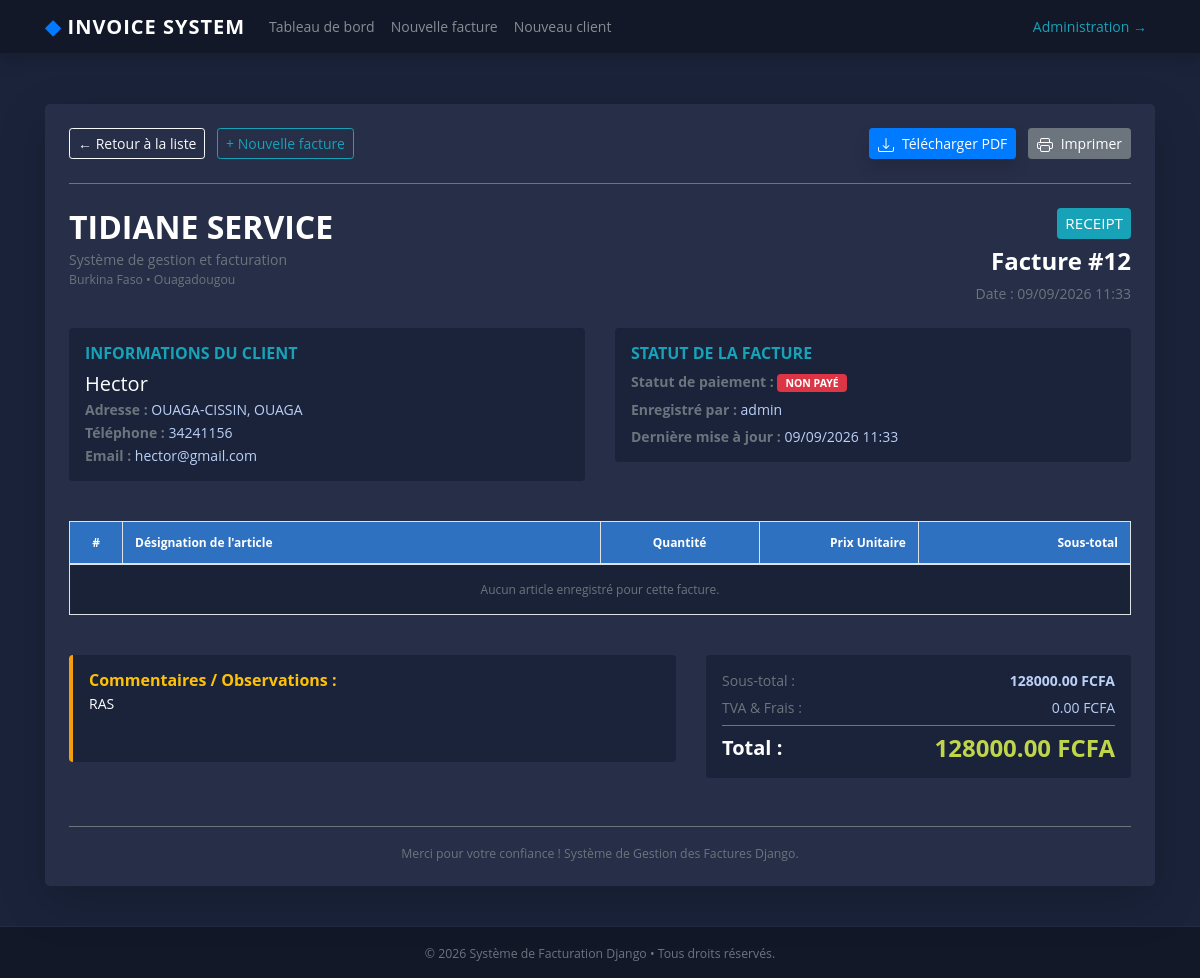
/view-invoice/12, run on the app's committed database.
### fact_app/models.py (models this page shows, shortened)
class Invoice(models.Model):
    INVOICE_TYPE_CHOICES = (
        ('R', 'RECEIPT'),
        ('P', 'PROFORMA INVOICE'),
        ('I', 'INVOICE'),
    )
    customer = models.ForeignKey(
        Customer,
        on_delete=models.PROTECT
    )
    save_by = models.ForeignKey(
        User,
        on_delete=models.PROTECT
    )
    invoice_date_time = models.DateTimeField(
        auto_now_add=True
    )
    total = models.DecimalField(
        max_digits=12,
        decimal_places=2
    )
    last_update_date = models.DateTimeField(
        null=True,
        blank=True
    )
    paid = models.BooleanField(default=False)
    invoice_type = models.CharField(
        max_length=1,
        choices=INVOICE_TYPE_CHOICES
    )
    comments = models.TextField(
        null=True,
        max_length=100,
        blank=True
    )
    class Meta:
        verbose_name = "Invoice"
        verbose_name_plural = "Invoices"
    @property
    def get_total(self):
        articles = self.article_set.all()
        if articles.exists():
            return sum(article.get_total for article in articles)
        return self.total or 0

class Customer(models.Model):
    SEX_TYPES = (
        ('M', 'Masculin'),
        ('F', 'Féminin'),
    )
    name = models.CharField(max_length=132)
    email = models.EmailField()
    phone = models.CharField(max_length=132)
    address = models.CharField(max_length=64)
    sex = models.CharField(max_length=1, choices=SEX_TYPES)
    age = models.CharField(max_length=12)
    city = models.CharField(max_length=32)
    zip_code = models.CharField(max_length=16)
    created_date = models.DateTimeField(auto_now=True)
    save_by = models.ForeignKey(
        User,
        on_delete=models.PROTECT
    )
    class Meta:
        verbose_name = "Customer"
        verbose_name_plural = "Customers"

### fact_app/views.py (the view)
# urls.py: path('view-invoice/<int:pk>', views.InvoiceVisualizationView.as_view(), name='view-invoice'),
class InvoiceVisualizationView(View):
    template_name = 'invoice.html'
    def get(self, request, *args, **kwargs):
        pk = kwargs.get('pk')
        context = get_invoice(pk)
        return render(request, self.template_name, context)

### fact_app/utils.py (called while the page is built)
def get_invoice(pk):
    obj = get_object_or_404(Invoice, pk=pk)
    articles = obj.article_set.all()
    context = {
        'obj': obj,
        'articles': articles,
    }
    return context

### templates/invoice.html (shortened to what this page needs)
{% extends "base.html" %}
{% load static %}
{% block content %}
<br>
<div class="row">
    <div class="col-12">
        <div class="card shadow-lg border-0 mb-4" style="background-color: #272E48; color: #bcd0f7;">
            <div class="card-body p-4">
                <div class="d-flex flex-wrap justify-content-between align-items-center mb-4 pb-3 border-bottom border-secondary">
                    <div>
                        <a href="{% url 'home' %}" class="btn btn-outline-light btn-sm mr-2 mb-2">
                            &larr; Retour à la liste
                        </a>
                        <a href="{% url 'add-invoice' %}" class="btn btn-outline-info btn-sm mb-2">
                            + Nouvelle facture
                        </a>
                    </div>
                    <div>
                        <a id="btn-download-pdf" href="{% url 'invoice-pdf' pk=obj.pk %}" class="btn btn-primary btn-sm mr-2 mb-2 shadow">
                            Télécharger PDF
                        </a>
                        <button onclick="window.print()" class="btn btn-secondary btn-sm mb-2">
                            Imprimer
                        </button>
                    </div>
                </div>
                <div class="row mb-4">
                    <div class="col-md-6 mb-3">
                        <h2 class="text-white font-weight-bold mb-1">TIDIANE SERVICE</h2>
                        <p class="text-muted mb-0">Système de gestion et facturation</p>
                        <small class="text-muted">Burkina Faso &bull; Ouagadougou</small>
                    </div>
                    <div class="col-md-6 text-md-right">
                        <span class="badge badge-info p-2 font-weight-normal mb-2" style="font-size: 0.95rem;">
                            {{ obj.get_invoice_type_display }}
                        </span>
                        <h4 class="text-white font-weight-bold">Facture #{{ obj.id }}</h4>
                        <p class="text-muted mb-0">Date : {{ obj.invoice_date_time|date:"d/m/Y H:i" }}</p>
                    </div>
                </div>
                <div class="row mb-4">
                    <div class="col-md-6 mb-3">
                        <div class="p-3 rounded" style="background-color: #1a233a;">
                            <h6 class="text-uppercase text-info font-weight-bold mb-2">Informations du Client</h6>
                            <h5 class="text-white mb-1">{{ obj.customer.name }}</h5>
                            <p class="mb-1"><strong class="text-muted">Adresse :</strong> {{ obj.customer.address|default:"Non spécifiée" }}, {{ obj.customer.city }}</p>
                            <p class="mb-1"><strong class="text-muted">Téléphone :</strong> {{ obj.customer.phone|default:"Non spécifié" }}</p>
                            <p class="mb-0"><strong class="text-muted">Email :</strong> {{ obj.customer.email|default:"Non spécifié" }}</p>
                        </div>
                    </div>
                    <div class="col-md-6 mb-3">
                        <div class="p-3 rounded" style="background-color: #1a233a;">
                            <h6 class="text-uppercase text-info font-weight-bold mb-2">Statut de la Facture</h6>
                            <p class="mb-2">
                                <strong class="text-muted">Statut de paiement :</strong>
                                {% if obj.paid %}
                                    <span class="badge badge-success px-2 py-1">PAYÉ</span>
                                {% else %}
                                    <span class="badge badge-danger px-2 py-1">NON PAYÉ</span>
                                {% endif %}
                            </p>
                            <p class="mb-2"><strong class="text-muted">Enregistré par :</strong> {{ obj.save_by.username|default:"Administrateur" }}</p>
                            <p class="mb-0"><strong class="text-muted">Dernière mise à jour :</strong> {{ obj.last_update_date|date:"d/m/Y H:i"|default:obj.invoice_date_time|date:"d/m/Y H:i" }}</p>
                        </div>
                    </div>
                </div>
                <div class="table-responsive mb-4">
                    <table class="table table-bordered table-striped" style="background-color: #1a243a; color: #bcd0f7;">
                        <thead style="background-color: #2f71c1; color: #ffffff;">
                            <tr>
                                <th style="width: 5%;" class="text-center">#</th>
                                <th style="width: 45%;">Désignation de l'article</th>
                                <th style="width: 15%;" class="text-center">Quantité</th>
                                <th style="width: 15%;" class="text-right">Prix Unitaire</th>
                                <th style="width: 20%;" class="text-right">Sous-total</th>
                            </tr>
                        </thead>
                        <tbody>
                            {% for article in articles %}
                            <tr>
                                <td class="text-center">{{ forloop.counter }}</td>
                                <td class="font-weight-bold text-white">{{ article.name }}</td>
                                <td class="text-center">{{ article.quantity }}</td>
                                <td class="text-right">{{ article.unit_price }} FCFA</td>
                                <td class="text-right font-weight-bold text-info">{{ article.get_total }} FCFA</td>
                            </tr>
                            {% empty %}
                            <tr>
                                <td colspan="5" class="text-center text-muted py-3">Aucun article enregistré pour cette facture.</td>
                            </tr>
                            {% endfor %}
                        </tbody>
                    </table>
                </div>
                <div class="row">
                    <div class="col-md-7 mb-3">
                        {% if obj.comments %}
                        <div class="p-3 rounded h-100" style="background-color: #1a233a; border-left: 4px solid #f59e0b;">
                            <h6 class="text-warning font-weight-bold mb-1">Commentaires / Observations :</h6>
                            <p class="mb-0 text-white">{{ obj.comments }}</p>
                        </div>
                        {% endif %}
                    </div>
                    <div class="col-md-5">
                        <div class="p-3 rounded" style="background-color: #1a233a;">
                            <div class="d-flex justify-content-between mb-2">
                                <span class="text-muted">Sous-total :</span>
                                <span class="font-weight-bold">{{ obj.get_total }} FCFA</span>
                            </div>
                            <div class="d-flex justify-content-between mb-2">
                                <span class="text-muted">TVA &amp; Frais :</span>
                                <span>0.00 FCFA</span>
                            </div>
                            <hr class="border-secondary my-2">
                            <div class="d-flex justify-content-between align-items-center">
                                <h5 class="text-white mb-0 font-weight-bold">Total :</h5>
                                <h4 class="text-success mb-0 font-weight-bold">{{ obj.get_total }} FCFA</h4>
                            </div>
                        </div>
                    </div>
                </div>
                <div class="text-center mt-5 pt-3 border-top border-secondary text-muted">
                    <small>Merci pour votre confiance ! Système de Gestion des Factures Django.</small>
                </div>
            </div>
        </div>
    </div>
</div>
{% endblock content %}

### fact_app/static/style.css (style rules this page uses)
body { margin: 0; padding: 0; font: 400 .875rem 'Open Sans', sans-serif; color: #bcd0f7; background: #1A233A; position: relative; height: 100%; }
.card { background: #272E48; -webkit-border-radius: 5px; -moz-border-radius: 5px; border-radius: 5px; border: 0; margin-bottom: 1rem; }
.table { background: #1a243a; color: #bcd0f7; font-size: .75rem; }
.text-success { color: #c0d64a !important; }

### data on the page
Invoice: invoice_type "RECEIPT", id "12", invoice_date_time "09/09/2026 11:33", customer.name "Hector", customer.address "OUAGA-CISSIN", customer.city "OUAGA", customer.phone "34241156", customer.email "hector@gmail.com", save_by.username "admin", last_update_date "09/09/2026 11:33", comments "RAS", get_total "128000.00"
